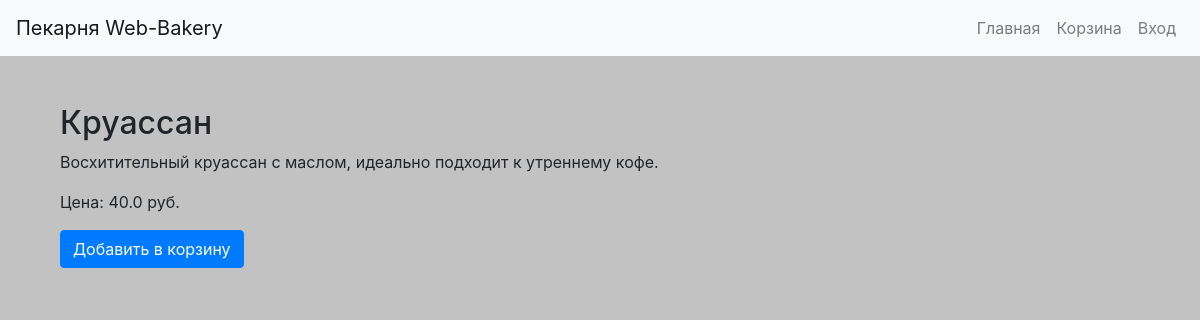
The app's page /product/4 with its own data.
### app/models.py (models this page shows, shortened)
class Product(db.Model):
    id = db.Column(db.Integer, primary_key=True)
    name = db.Column(db.String(100), nullable=False)
    description = db.Column(db.Text, nullable=True)
    price = db.Column(db.Float, nullable=False)
    category_id = db.Column(db.Integer, db.ForeignKey('category.id'), nullable=False)
    image_path = db.Column(db.String(200), nullable=True)  # Новое поле для изображения
    created_at = db.Column(db.DateTime, default=datetime.now)

### app/routes.py (the view)
@bp.route('/product/<int:product_id>')
def product_detail(product_id):
    product = Product.query.get_or_404(product_id)
    return render_template('product_detail.html', product=product)

### app/templates/product_detail.html
{% extends 'base.html' %}
{% block content %}
<div class="container">
    <h2 class="mt-5">{{ product.name }}</h2>
    <p>{{ product.description }}</p>
    <p>Цена: {{ product.price }} руб.</p>
    <form method="POST" action="{{ url_for('main.add_to_cart', product_id=product.id) }}">
        <button type="submit" class="btn btn-primary">Добавить в корзину</button>
    </form>
</div>
{% endblock %}

### app/static/style.css (style rules this page uses)
.container { z-index: 1; background-size: cover; }
.container:before { z-index: -1; position: absolute; opacity: 0.4; }
body { background-color: #c2c2c2; }

### records on screen
Product: name "Круассан", description "Восхитительный круассан с маслом, идеально подходит к утреннему кофе.", price "40.0"
